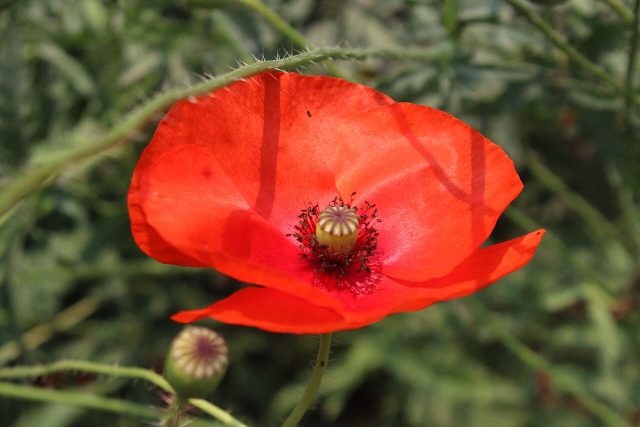
#> input picture code/imagenes/ejercicio2/amapola.jpg, 1280 x 853 px (shown at 1/2 size)
$ python -i adquisicion.py   (imports and definitions only)
#> lines starting #> are read from the running program, lines starting #| are printed output that depends on the picture
"""
================================================================================
Módulo de Adquisición y Análisis de Imágenes - FPDI 2026
Fundamentos del Procesamiento Digital de Imágenes
================================================================================

Este módulo proporciona funciones reutilizables para:
1. Cargar y capturar imágenes (`cargar_imagen`, `capturar_webcam`).
2. Diagnóstico técnico, matricial, memoria y compresión (`info_imagen`).
3. Extracción robusta de metadatos fotográficos y geolocalización (`leer_exif`).
4. Visualización interactiva y descomposición espectral (`mostrar_imagen`, `mostrar_canales`).

Diseñado para ser importado como librería base en los Trabajos Prácticos (TPs) de la cursada:
    from adquisicion import cargar_imagen, info_imagen, leer_exif, capturar_webcam, mostrar_imagen
"""

import os
import sys
import time
from typing import Optional, Dict, Any, Tuple, Union
import cv2
import numpy as np
from PIL import Image, ExifTags

# Configuración de codificación UTF-8 en consola para Windows
# [8 lines not run here, left out]


# ==============================================================================
# 1. FUNCIONES DE ADQUISICIÓN Y CARGA DE IMÁGENES
# ==============================================================================

# [537 lines left out: functions cargar_imagen, capturar_webcam, info_imagen, leer_exif, mostrar_imagen, not called in this run]


def mostrar_canales(
    imagen: np.ndarray,
    orden_color: str = "BGR",
    titulo: str = "FPDI 2026 - Descomposición de Canales (Original | B | G | R)"
) -> None:
    """
    Genera y muestra una matriz didáctica 2x2 con la descomposición de los 3 canales fundamentales:
    [ Imagen Original ] [ Canal Azul (B) ]
    [ Canal Verde (G) ] [ Canal Rojo (R) ]
    """
#> called with orden_color = 'BGR'
    if len(imagen.shape) == 2:
        print("[INFO] Imagen monocromática (1 solo canal de luminancia).")
        mostrar_imagen(imagen, titulo="FPDI 2026 - Imagen Monocromática")
        return

    if len(imagen.shape) != 3 or imagen.shape[2] < 3:
        mostrar_imagen(imagen, titulo=titulo)
        return

    bgr = imagen[:, :, :3] if orden_color.upper() == "BGR" else cv2.cvtColor(imagen[:, :, :3], cv2.COLOR_RGB2BGR)
    b, g, r = cv2.split(bgr)
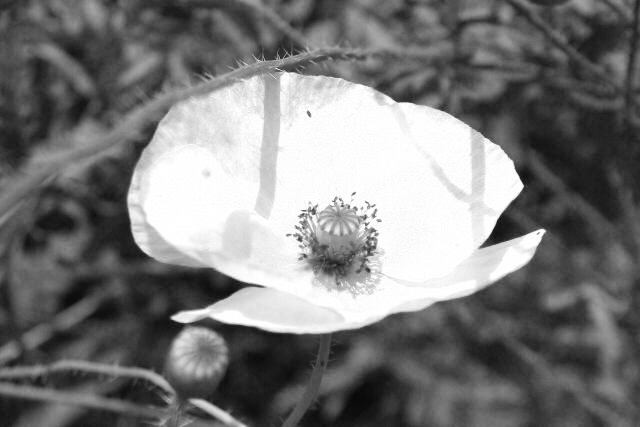
#> b: shape (853, 1280) (shown at 1/2 size); min 5, max 255, mean 121.3
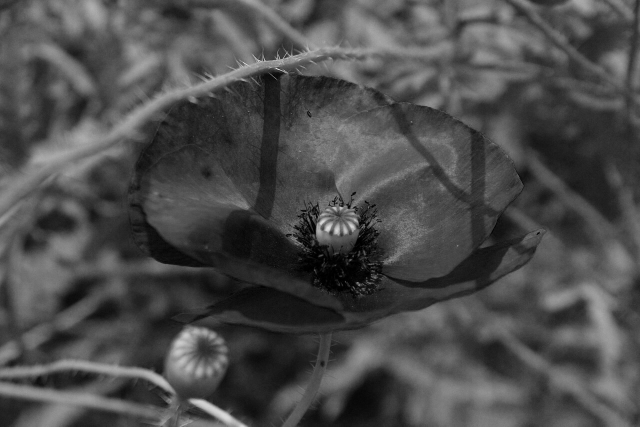
#> g: shape (853, 1280) (shown at 1/2 size); min 0, max 255, mean 76.2
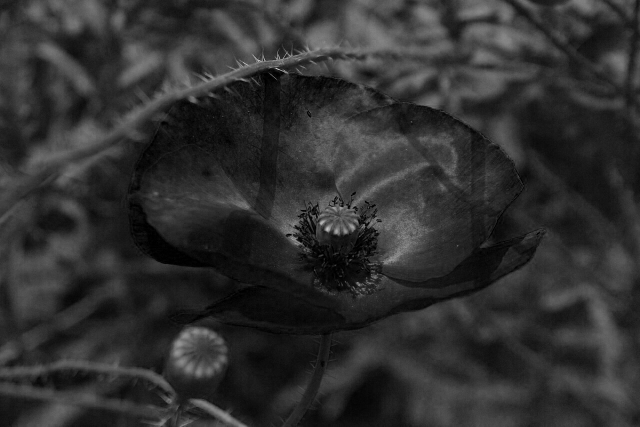
#> r: shape (853, 1280) (shown at 1/2 size); min 0, max 243, mean 48
    ceros = np.zeros_like(b)

    # Canales coloreados individualmente
    azul = cv2.merge([b, ceros, ceros])
    verde = cv2.merge([ceros, g, ceros])
    rojo = cv2.merge([ceros, ceros, r])

    def rotular(cuad, texto):
#> called with texto = 'Original (BGR)'
        c = cuad.copy()
        cv2.rectangle(c, (0, 0), (len(texto) * 15 + 15, 30), (0, 0, 0), -1)
        cv2.putText(c, texto, (6, 20), cv2.FONT_HERSHEY_SIMPLEX, 0.6, (255, 255, 255), 2, cv2.LINE_AA)
        return c

    q1 = rotular(bgr, "Original (BGR)")
    q2 = rotular(azul, "Canal B (Azul)")
    q3 = rotular(verde, "Canal G (Verde)")
    q4 = rotular(rojo, "Canal R (Rojo)")

    # Escalar proporcionalmente si excede tamaño de pantalla
    max_d = 400
    h, w = bgr.shape[:2]
#> h = 853; w = 1280
    escala = min(max_d / max(h, 1), max_d / max(w, 1), 1.0)
#> escala = 0.312
    if escala < 1.0:
        nw, nh = int(w * escala), int(h * escala)
#> nw = 400; nh = 266
        q1 = cv2.resize(q1, (nw, nh))
        q2 = cv2.resize(q2, (nw, nh))
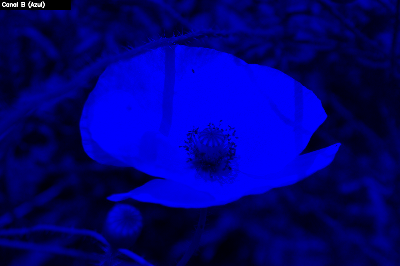
#> q2: shape (266, 400, 3); mean of channels 0, 1, 2 120.8, 0.3, 0.3; drawn as B, G, R
        q3 = cv2.resize(q3, (nw, nh))
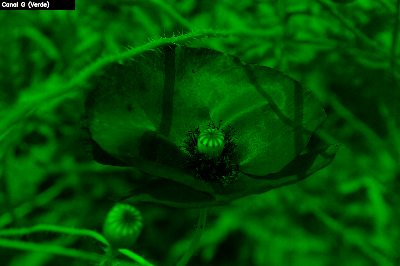
#> q3: shape (266, 400, 3); mean of channels 0, 1, 2 0.3, 75.5, 0.3; drawn as B, G, R
        q4 = cv2.resize(q4, (nw, nh))
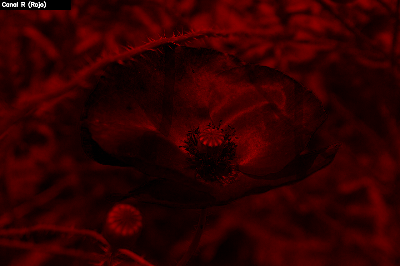
#> q4: shape (266, 400, 3); mean of channels 0, 1, 2 0.3, 0.3, 47.7; drawn as B, G, R

    mosaico = np.vstack([np.hstack([q1, q2]), np.hstack([q3, q4])])
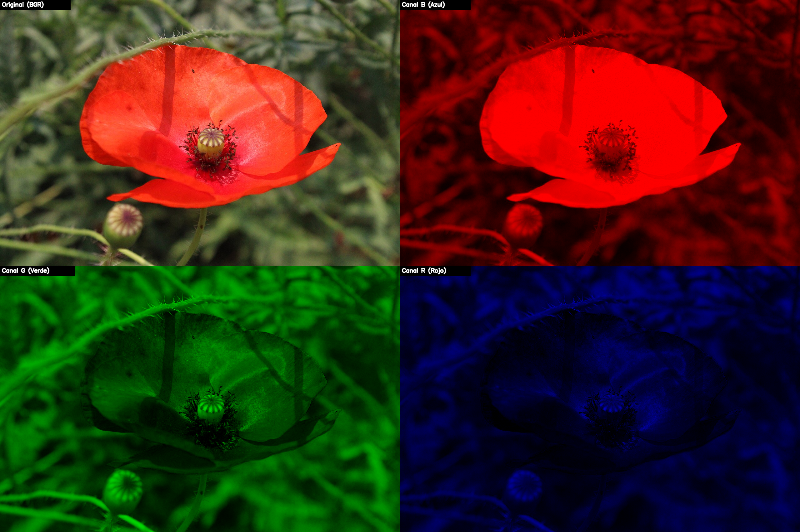
#> mosaico: shape (532, 800, 3); mean R, G, B 60.5, 37.9, 24
    cv2.namedWindow(titulo, cv2.WINDOW_AUTOSIZE)
    cv2.imshow(titulo, mosaico)
    print(f"[INFO] Mostrando cuadrante de canales. Presione una tecla en la ventana para continuar.")
    cv2.waitKey(0)
    cv2.destroyWindow(titulo)


# ==============================================================================
# FUNCIONES AUXILIARES INTERNAS
# ==============================================================================

# [311 lines left out: functions _abrir_dialogo_archivo, _formatear_bytes, _generar_explicacion_compresion, _analizar_espacio_color, _crear_reporte_exif_vacio, _formatear_fnumber and 7 more, not called in this run]


# ==============================================================================
# EJECUCIÓN DIRECTA COMO SCRIPT DE DEMOSTRACIÓN / PRUEBA
# ==============================================================================

# [45 lines not run here, left out]

>>> import cv2
>>> picture = cv2.cvtColor(cv2.imread('imagenes/ejercicio2/amapola.jpg'), cv2.COLOR_BGR2RGB)
>>> result = mostrar_canales(picture)
